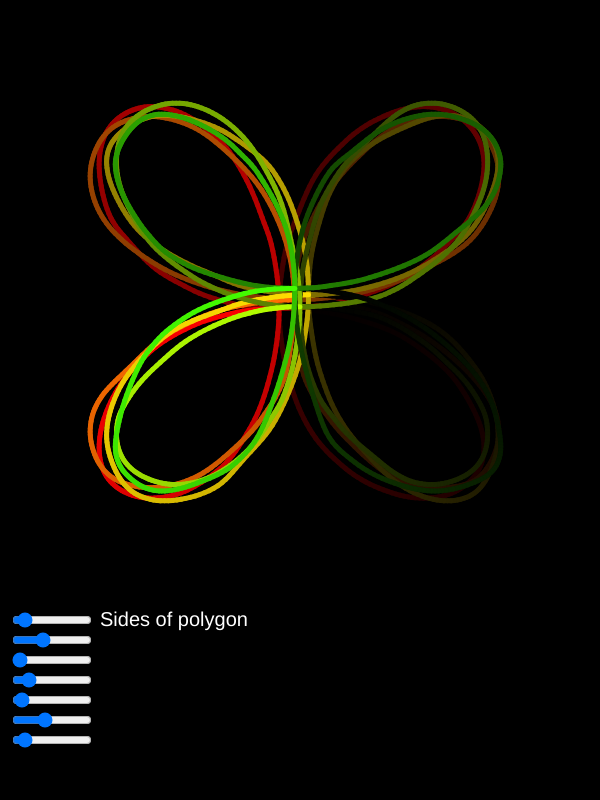
Frame 1 (no input)
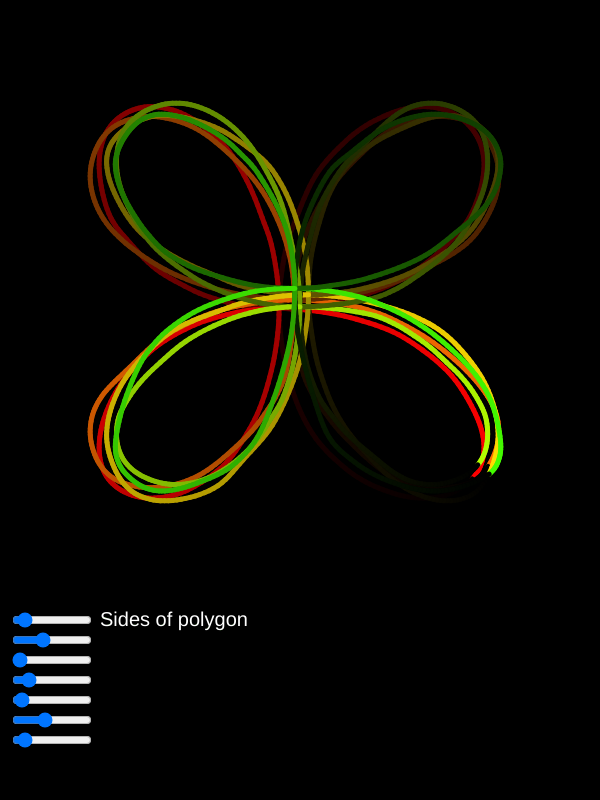
Frame 60 (no input)
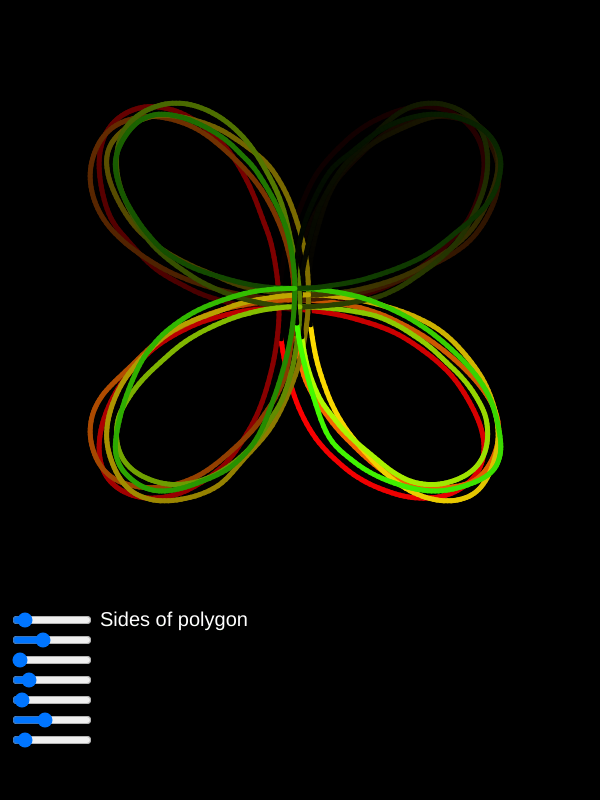
Frame 120 (the mouse pressed at the canvas centre since frame 60)

The p5.js sketch that drew these frames (run headless with seeded random() and noise() and a simulated clock; from frame 60 on, the mouse is pressed at the canvas centre):

// p5.js sketch
// ── sketch.js
const numOfLines = 5;
const colorWidth = 92;
const colorOffset = 0;
const strokeWeightVal = 5;
const padding = 100;
const deviation = 0.3;

let mode = "INFINITY";

// line will be an array of points
let testLine = [];
let infinityLine;

// sliders
let numOfLinesSlider;
let colorWidthSlider;
let colorOffsetSlider;
let strokeWeightSlider;
let sidesSlider;
let pointsPerSideSlider;
let deviationSlider;

function setup() {
	// set noise seed
	noiseSeed(0);

	createCanvas(600, 800);

	// set the color mode to hsb
	colorMode(HSB, 255);
	infinityLine = generateInfin(500);

	textSize(20);
	textAlign(LEFT, CENTER);

	// create sliders
	numOfLinesSlider = createSlider(1, 50, numOfLines, 1);
	numOfLinesSlider.position(10, 610);
	numOfLinesSlider.style("width", "80px");

	colorWidthSlider = createSlider(0, 255, colorWidth, 1);
	colorWidthSlider.position(10, 630);
	colorWidthSlider.style("width", "80px");

	colorOffsetSlider = createSlider(0, 255, colorOffset, 1);
	colorOffsetSlider.position(10, 650);
	colorOffsetSlider.style("width", "80px");

	strokeWeightSlider = createSlider(1, 30, strokeWeightVal, 1);
	strokeWeightSlider.position(10, 670);
	strokeWeightSlider.style("width", "80px");

	sidesSlider = createSlider(3, 30, 4, 1);
	sidesSlider.position(10, 690);
	sidesSlider.style("width", "80px");

	pointsPerSideSlider = createSlider(1, 50, 20, 1);
	pointsPerSideSlider.position(10, 710);
	pointsPerSideSlider.style("width", "80px");

	deviationSlider = createSlider(0, 4, deviation, 0.1);
	deviationSlider.position(10, 730);
	deviationSlider.style("width", "80px");
}

function draw() {
	background(0);
	// text
	fill(255);
	strokeWeight(0);
	text("Sides of polygon", 100, 610 + 10);

	if (mode == "INFINITY") testLine = infinityLine;
	else
		testLine = generatePoly(sidesSlider.value(), pointsPerSideSlider.value());

	strokeWeight(strokeWeightSlider.value());
	for (let i = 0; i < numOfLinesSlider.value(); i++) {
		let color = {
			// h: (i / numOfLines) * colorWidth + colorOffset,
			h:
				(i / numOfLinesSlider.value()) * colorWidthSlider.value() +
				colorOffsetSlider.value(),
			s: 255,
			b: 255,
		};
		traceLineWithVariation(testLine, color, deviationSlider.value(), i, 10);
	}
}

// draw array of points
function drawLine(points) {
	for (index in points) {
		start = points[index];
		end = points[(+index + 1) % points.length];
		conStart = convertPoint(start, padding);
		conEnd = convertPoint(end, padding);
		line(conStart.x, conStart.y, conEnd.x, conEnd.y);
	}
}

// trace line over time
function traceLine(points) {
	let currPoint = frameCount % points.length;
	for (index in points) {
		start = points[index];
		end = points[(+index + 1) % points.length];
		conStart = convertPoint(start, padding);
		conEnd = convertPoint(end, padding);

		// dictates how bright the line should be
		let brightness = index - currPoint;
		brightness %= points.length;
		brightness = brightness < 0 ? brightness + points.length : brightness;
		brightness = (brightness / points.length) * 255;
		stroke(brightness);

		line(conStart.x, conStart.y, conEnd.x, conEnd.y);
	}
}

// trace the line over time with a given amount of deviation and noise offset with is used to make different
// lines have different paths
function traceLineWithVariation(
	points,
	color,
	deviation,
	noiseOffset,
	timeVariation
) {
	let currPoint = frameCount % points.length;
	currPoint += int(noise(frameCount / timeVariation + noiseOffset));
	for (index in points) {
		start = points[index];
		end = points[(+index + 1) % points.length];

		// dictates how bright the line should be
		let brightness = index - currPoint;
		brightness %= points.length;
		brightness = brightness < 0 ? brightness + points.length : brightness;
		brightness = (brightness / points.length) * 255;
		stroke(color.h, color.s, brightness);

		// add deviation
		// the y is offset from the x by an amount so it looks different but is still similar frame to frame
		let startXNoiseLoc = start.x + noiseOffset;
		let startYNoiseLoc = start.y + noiseOffset + (2 << 32);
		let endXNoiseLoc = end.x + noiseOffset;
		let endYNoiseLoc = end.y + noiseOffset + (2 << 32);

		let noiseStart = { ...start };
		let noiseEnd = { ...end };

		noiseStart.x += (noise(startXNoiseLoc) - 0.5) * deviation;
		noiseStart.y += (noise(startYNoiseLoc) - 0.5) * deviation;
		noiseEnd.x += (noise(endXNoiseLoc) - 0.5) * deviation;
		noiseEnd.y += (noise(endYNoiseLoc) - 0.5) * deviation;

		conStart = convertPoint(noiseStart, padding);
		conEnd = convertPoint(noiseEnd, padding);

		line(conStart.x, conStart.y, conEnd.x, conEnd.y);
	}
}

// convert from unit coords to screen coords
// we use width twice to allow for the extra space at the bottom to be used for sliders
function convertPoint(point, padding) {
	shortenedWidth = width - padding;
	shortenedHeight = width - padding;
	let x = point.x * (shortenedWidth / 2);
	let y = point.y * (shortenedWidth / 2);
	x += width / 2;
	y += width / 2;
	return { x, y };
}

// generate infinity-shaped array of points
function generateInfin(resolution) {
	let line = [];
	for (let i = 0; i < resolution; i++) {
		let angle = (i / resolution) * TWO_PI;
		line.push({
			x: sin(angle * 2) * cos(angle),
			y: sin(angle * 2) * sin(angle),
		});
	}
	return line;
}

// generate square-shaped array of points
function generatePoly(sides, pointsPerSide) {
	let line = [];
	for (let startSide = 0; startSide < sides; startSide++)
		for (let i = 0; i < pointsPerSide; i++) {
			let endSide = (startSide + 1) % sides;
			let startAngle = (startSide / sides) * TWO_PI;
			let endAngle = (endSide / sides) * TWO_PI;
			let startCoord = { x: cos(startAngle), y: sin(startAngle) };
			let endCoord = { x: cos(endAngle), y: sin(endAngle) };

			// the coordinate interpolated along the line of the polygon
			let interpCoord = { x: 0, y: 0 };
			interpCoord.x =
				startCoord.x + (i / pointsPerSide) * (endCoord.x - startCoord.x);
			interpCoord.y =
				startCoord.y + (i / pointsPerSide) * (endCoord.y - startCoord.y);

			line.push(interpCoord);
		}
	return line;
}
